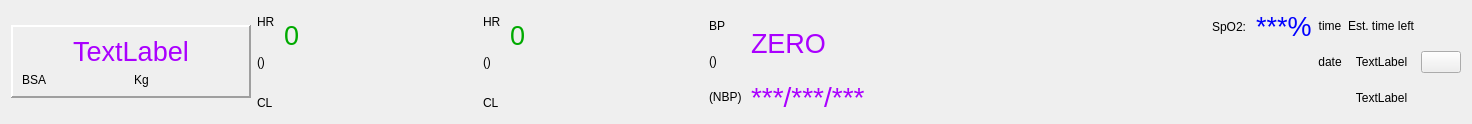
<ui version="4.0" >
 <class>PatientStatusBar</class>
 <widget class="QWidget" name="PatientStatusBar" >
  <property name="geometry" >
   <rect>
    <x>0</x>
    <y>0</y>
    <width>1472</width>
    <height>124</height>
   </rect>
  </property>
  <property name="sizePolicy" >
   <sizepolicy vsizetype="Preferred" hsizetype="Expanding" >
    <horstretch>1</horstretch>
    <verstretch>0</verstretch>
   </sizepolicy>
  </property>
  <property name="windowTitle" >
   <string>Form</string>
  </property>
  <property name="windowIcon" >
   <iconset resource="../../resources/resources.qrc" >:/images/hi64-reports.png</iconset>
  </property>
  <layout class="QGridLayout" >
   <item row="0" column="0" >
    <layout class="QHBoxLayout" >
     <item>
      <widget class="QFrame" name="patientInformationFrame" >
       <property name="sizePolicy" >
        <sizepolicy vsizetype="Fixed" hsizetype="Preferred" >
         <horstretch>0</horstretch>
         <verstretch>0</verstretch>
        </sizepolicy>
       </property>
       <property name="minimumSize" >
        <size>
         <width>240</width>
         <height>16</height>
        </size>
       </property>
       <property name="frameShape" >
        <enum>QFrame::Panel</enum>
       </property>
       <property name="frameShadow" >
        <enum>QFrame::Raised</enum>
       </property>
       <property name="lineWidth" >
        <number>2</number>
       </property>
       <layout class="QGridLayout" >
        <item row="0" column="0" colspan="2" >
         <widget class="QLabel" name="nameLabel" >
          <property name="sizePolicy" >
           <sizepolicy vsizetype="Preferred" hsizetype="Preferred" >
            <horstretch>0</horstretch>
            <verstretch>0</verstretch>
           </sizepolicy>
          </property>
          <property name="palette" >
           <palette>
            <active>
             <colorrole role="WindowText" >
              <brush brushstyle="SolidPattern" >
               <color alpha="255" >
                <red>170</red>
                <green>0</green>
                <blue>255</blue>
               </color>
              </brush>
             </colorrole>
            </active>
            <inactive>
             <colorrole role="WindowText" >
              <brush brushstyle="SolidPattern" >
               <color alpha="255" >
                <red>170</red>
                <green>0</green>
                <blue>255</blue>
               </color>
              </brush>
             </colorrole>
            </inactive>
            <disabled>
             <colorrole role="WindowText" >
              <brush brushstyle="SolidPattern" >
               <color alpha="255" >
                <red>116</red>
                <green>116</green>
                <blue>114</blue>
               </color>
              </brush>
             </colorrole>
            </disabled>
           </palette>
          </property>
          <property name="font" >
           <font>
            <pointsize>20</pointsize>
           </font>
          </property>
          <property name="frameShadow" >
           <enum>QFrame::Plain</enum>
          </property>
          <property name="text" >
           <string>TextLabel</string>
          </property>
          <property name="alignment" >
           <set>Qt::AlignCenter</set>
          </property>
         </widget>
        </item>
        <item row="1" column="0" >
         <widget class="QLabel" name="bsaLabel" >
          <property name="text" >
           <string>BSA</string>
          </property>
         </widget>
        </item>
        <item row="1" column="1" >
         <widget class="QLabel" name="kgLabel" >
          <property name="text" >
           <string>Kg</string>
          </property>
         </widget>
        </item>
       </layout>
      </widget>
     </item>
     <item>
      <layout class="QGridLayout" >
       <item row="0" column="0" >
        <widget class="QLabel" name="label" >
         <property name="text" >
          <string>HR </string>
         </property>
        </widget>
       </item>
       <item rowspan="2" row="0" column="1" >
        <widget class="QLabel" name="hr1Label" >
         <property name="palette" >
          <palette>
           <active>
            <colorrole role="WindowText" >
             <brush brushstyle="SolidPattern" >
              <color alpha="255" >
               <red>0</red>
               <green>170</green>
               <blue>0</blue>
              </color>
             </brush>
            </colorrole>
           </active>
           <inactive>
            <colorrole role="WindowText" >
             <brush brushstyle="SolidPattern" >
              <color alpha="255" >
               <red>0</red>
               <green>170</green>
               <blue>0</blue>
              </color>
             </brush>
            </colorrole>
           </inactive>
           <disabled>
            <colorrole role="WindowText" >
             <brush brushstyle="SolidPattern" >
              <color alpha="255" >
               <red>116</red>
               <green>116</green>
               <blue>114</blue>
              </color>
             </brush>
            </colorrole>
           </disabled>
          </palette>
         </property>
         <property name="font" >
          <font>
           <pointsize>20</pointsize>
          </font>
         </property>
         <property name="text" >
          <string>0</string>
         </property>
        </widget>
       </item>
       <item rowspan="2" row="1" column="0" >
        <widget class="QLabel" name="label_2" >
         <property name="text" >
          <string>() </string>
         </property>
        </widget>
       </item>
       <item rowspan="2" row="2" column="1" >
        <widget class="QLabel" name="cl1Label" >
         <property name="palette" >
          <palette>
           <active>
            <colorrole role="WindowText" >
             <brush brushstyle="SolidPattern" >
              <color alpha="255" >
               <red>0</red>
               <green>0</green>
               <blue>255</blue>
              </color>
             </brush>
            </colorrole>
           </active>
           <inactive>
            <colorrole role="WindowText" >
             <brush brushstyle="SolidPattern" >
              <color alpha="255" >
               <red>0</red>
               <green>0</green>
               <blue>255</blue>
              </color>
             </brush>
            </colorrole>
           </inactive>
           <disabled>
            <colorrole role="WindowText" >
             <brush brushstyle="SolidPattern" >
              <color alpha="255" >
               <red>116</red>
               <green>116</green>
               <blue>114</blue>
              </color>
             </brush>
            </colorrole>
           </disabled>
          </palette>
         </property>
         <property name="font" >
          <font>
           <pointsize>20</pointsize>
          </font>
         </property>
         <property name="text" >
          <string/>
         </property>
        </widget>
       </item>
       <item row="3" column="0" >
        <widget class="QLabel" name="label_3" >
         <property name="text" >
          <string>CL </string>
         </property>
        </widget>
       </item>
      </layout>
     </item>
     <item>
      <spacer>
       <property name="orientation" >
        <enum>Qt::Horizontal</enum>
       </property>
       <property name="sizeHint" >
        <size>
         <width>40</width>
         <height>20</height>
        </size>
       </property>
      </spacer>
     </item>
     <item>
      <layout class="QGridLayout" >
       <item row="0" column="0" >
        <widget class="QLabel" name="label_7" >
         <property name="text" >
          <string>HR </string>
         </property>
        </widget>
       </item>
       <item rowspan="2" row="0" column="1" >
        <widget class="QLabel" name="hr2Label" >
         <property name="palette" >
          <palette>
           <active>
            <colorrole role="WindowText" >
             <brush brushstyle="SolidPattern" >
              <color alpha="255" >
               <red>0</red>
               <green>170</green>
               <blue>0</blue>
              </color>
             </brush>
            </colorrole>
           </active>
           <inactive>
            <colorrole role="WindowText" >
             <brush brushstyle="SolidPattern" >
              <color alpha="255" >
               <red>0</red>
               <green>170</green>
               <blue>0</blue>
              </color>
             </brush>
            </colorrole>
           </inactive>
           <disabled>
            <colorrole role="WindowText" >
             <brush brushstyle="SolidPattern" >
              <color alpha="255" >
               <red>116</red>
               <green>116</green>
               <blue>114</blue>
              </color>
             </brush>
            </colorrole>
           </disabled>
          </palette>
         </property>
         <property name="font" >
          <font>
           <pointsize>20</pointsize>
          </font>
         </property>
         <property name="text" >
          <string>0</string>
         </property>
        </widget>
       </item>
       <item rowspan="2" row="1" column="0" >
        <widget class="QLabel" name="label_6" >
         <property name="text" >
          <string>() </string>
         </property>
        </widget>
       </item>
       <item rowspan="2" row="2" column="1" >
        <widget class="QLabel" name="cl2Label" >
         <property name="palette" >
          <palette>
           <active>
            <colorrole role="WindowText" >
             <brush brushstyle="SolidPattern" >
              <color alpha="255" >
               <red>0</red>
               <green>0</green>
               <blue>255</blue>
              </color>
             </brush>
            </colorrole>
           </active>
           <inactive>
            <colorrole role="WindowText" >
             <brush brushstyle="SolidPattern" >
              <color alpha="255" >
               <red>0</red>
               <green>0</green>
               <blue>255</blue>
              </color>
             </brush>
            </colorrole>
           </inactive>
           <disabled>
            <colorrole role="WindowText" >
             <brush brushstyle="SolidPattern" >
              <color alpha="255" >
               <red>116</red>
               <green>116</green>
               <blue>114</blue>
              </color>
             </brush>
            </colorrole>
           </disabled>
          </palette>
         </property>
         <property name="font" >
          <font>
           <pointsize>20</pointsize>
          </font>
         </property>
         <property name="text" >
          <string/>
         </property>
        </widget>
       </item>
       <item row="3" column="0" >
        <widget class="QLabel" name="label_8" >
         <property name="text" >
          <string>CL </string>
         </property>
        </widget>
       </item>
      </layout>
     </item>
     <item>
      <spacer>
       <property name="orientation" >
        <enum>Qt::Horizontal</enum>
       </property>
       <property name="sizeHint" >
        <size>
         <width>40</width>
         <height>20</height>
        </size>
       </property>
      </spacer>
     </item>
     <item>
      <layout class="QGridLayout" >
       <item row="0" column="0" >
        <widget class="QLabel" name="label_11" >
         <property name="text" >
          <string>BP </string>
         </property>
        </widget>
       </item>
       <item rowspan="2" row="0" column="1" >
        <widget class="QLabel" name="bpLabel" >
         <property name="palette" >
          <palette>
           <active>
            <colorrole role="WindowText" >
             <brush brushstyle="SolidPattern" >
              <color alpha="255" >
               <red>170</red>
               <green>0</green>
               <blue>255</blue>
              </color>
             </brush>
            </colorrole>
           </active>
           <inactive>
            <colorrole role="WindowText" >
             <brush brushstyle="SolidPattern" >
              <color alpha="255" >
               <red>170</red>
               <green>0</green>
               <blue>255</blue>
              </color>
             </brush>
            </colorrole>
           </inactive>
           <disabled>
            <colorrole role="WindowText" >
             <brush brushstyle="SolidPattern" >
              <color alpha="255" >
               <red>116</red>
               <green>116</green>
               <blue>114</blue>
              </color>
             </brush>
            </colorrole>
           </disabled>
          </palette>
         </property>
         <property name="font" >
          <font>
           <pointsize>20</pointsize>
          </font>
         </property>
         <property name="text" >
          <string>ZERO</string>
         </property>
        </widget>
       </item>
       <item row="1" column="0" >
        <widget class="QLabel" name="label_12" >
         <property name="text" >
          <string>() </string>
         </property>
        </widget>
       </item>
       <item row="2" column="0" >
        <widget class="QLabel" name="label_13" >
         <property name="text" >
          <string>(NBP) </string>
         </property>
        </widget>
       </item>
       <item row="2" column="1" >
        <widget class="QLabel" name="nbpLabel" >
         <property name="palette" >
          <palette>
           <active>
            <colorrole role="WindowText" >
             <brush brushstyle="SolidPattern" >
              <color alpha="255" >
               <red>170</red>
               <green>0</green>
               <blue>255</blue>
              </color>
             </brush>
            </colorrole>
           </active>
           <inactive>
            <colorrole role="WindowText" >
             <brush brushstyle="SolidPattern" >
              <color alpha="255" >
               <red>170</red>
               <green>0</green>
               <blue>255</blue>
              </color>
             </brush>
            </colorrole>
           </inactive>
           <disabled>
            <colorrole role="WindowText" >
             <brush brushstyle="SolidPattern" >
              <color alpha="255" >
               <red>116</red>
               <green>116</green>
               <blue>114</blue>
              </color>
             </brush>
            </colorrole>
           </disabled>
          </palette>
         </property>
         <property name="font" >
          <font>
           <pointsize>21</pointsize>
          </font>
         </property>
         <property name="text" >
          <string>***/***/***</string>
         </property>
        </widget>
       </item>
      </layout>
     </item>
     <item>
      <spacer>
       <property name="orientation" >
        <enum>Qt::Horizontal</enum>
       </property>
       <property name="sizeHint" >
        <size>
         <width>341</width>
         <height>88</height>
        </size>
       </property>
      </spacer>
     </item>
     <item>
      <layout class="QVBoxLayout" >
       <item>
        <layout class="QHBoxLayout" >
         <item>
          <widget class="QLabel" name="label_16" >
           <property name="text" >
            <string>SpO2: </string>
           </property>
          </widget>
         </item>
         <item>
          <widget class="QLabel" name="spO2Label" >
           <property name="palette" >
            <palette>
             <active>
              <colorrole role="WindowText" >
               <brush brushstyle="SolidPattern" >
                <color alpha="255" >
                 <red>0</red>
                 <green>0</green>
                 <blue>255</blue>
                </color>
               </brush>
              </colorrole>
             </active>
             <inactive>
              <colorrole role="WindowText" >
               <brush brushstyle="SolidPattern" >
                <color alpha="255" >
                 <red>0</red>
                 <green>0</green>
                 <blue>255</blue>
                </color>
               </brush>
              </colorrole>
             </inactive>
             <disabled>
              <colorrole role="WindowText" >
               <brush brushstyle="SolidPattern" >
                <color alpha="255" >
                 <red>116</red>
                 <green>116</green>
                 <blue>114</blue>
                </color>
               </brush>
              </colorrole>
             </disabled>
            </palette>
           </property>
           <property name="font" >
            <font>
             <pointsize>20</pointsize>
            </font>
           </property>
           <property name="text" >
            <string>***%</string>
           </property>
          </widget>
         </item>
        </layout>
       </item>
       <item>
        <spacer>
         <property name="orientation" >
          <enum>Qt::Vertical</enum>
         </property>
         <property name="sizeHint" >
          <size>
           <width>20</width>
           <height>40</height>
          </size>
         </property>
        </spacer>
       </item>
      </layout>
     </item>
     <item>
      <layout class="QGridLayout" >
       <item row="0" column="0" >
        <widget class="QLabel" name="timeLabel" >
         <property name="text" >
          <string>time</string>
         </property>
         <property name="alignment" >
          <set>Qt::AlignCenter</set>
         </property>
        </widget>
       </item>
       <item row="0" column="1" >
        <widget class="QLabel" name="label_19" >
         <property name="text" >
          <string>Est. time left</string>
         </property>
        </widget>
       </item>
       <item row="1" column="0" >
        <widget class="QLabel" name="dateLabel" >
         <property name="text" >
          <string>date</string>
         </property>
         <property name="alignment" >
          <set>Qt::AlignCenter</set>
         </property>
        </widget>
       </item>
       <item row="1" column="1" >
        <widget class="QLabel" name="estTimeLabel" >
         <property name="text" >
          <string>TextLabel</string>
         </property>
         <property name="alignment" >
          <set>Qt::AlignCenter</set>
         </property>
        </widget>
       </item>
       <item row="2" column="1" >
        <widget class="QLabel" name="estDiskSpaceLabel" >
         <property name="text" >
          <string>TextLabel</string>
         </property>
         <property name="alignment" >
          <set>Qt::AlignCenter</set>
         </property>
        </widget>
       </item>
      </layout>
     </item>
     <item>
      <widget class="QPushButton" name="saveButton" >
       <property name="text" >
        <string/>
       </property>
       <property name="icon" >
        <iconset resource="../../resources/resources.qrc" >:/images/hi64-nosave.png</iconset>
       </property>
       <property name="iconSize" >
        <size>
         <width>64</width>
         <height>64</height>
        </size>
       </property>
      </widget>
     </item>
    </layout>
   </item>
  </layout>
 </widget>
 <resources>
  <include location="../../resources/resources.qrc" />
 </resources>
 <connections/>
</ui>
